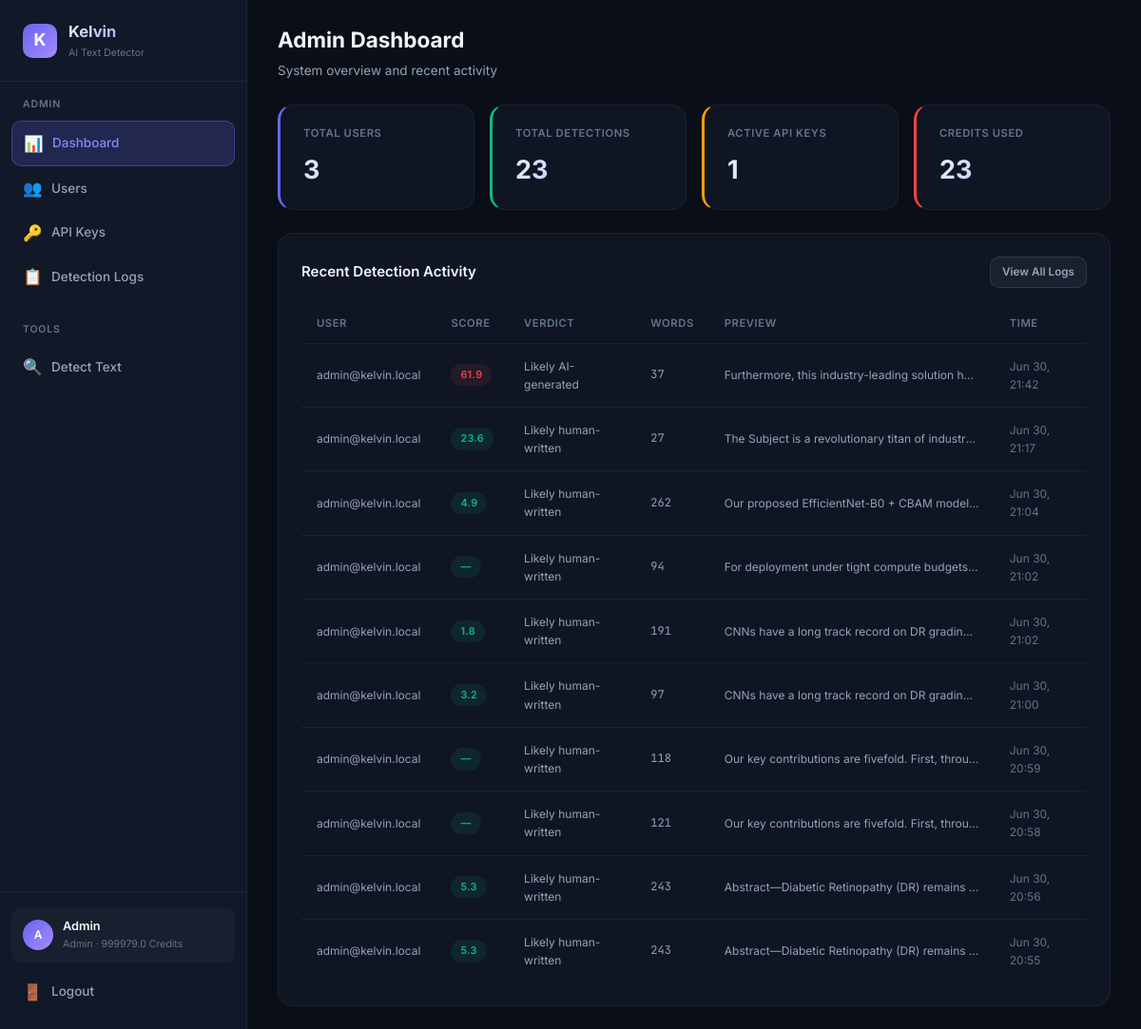
The app's page /admin/dashboard (signed in), older data.
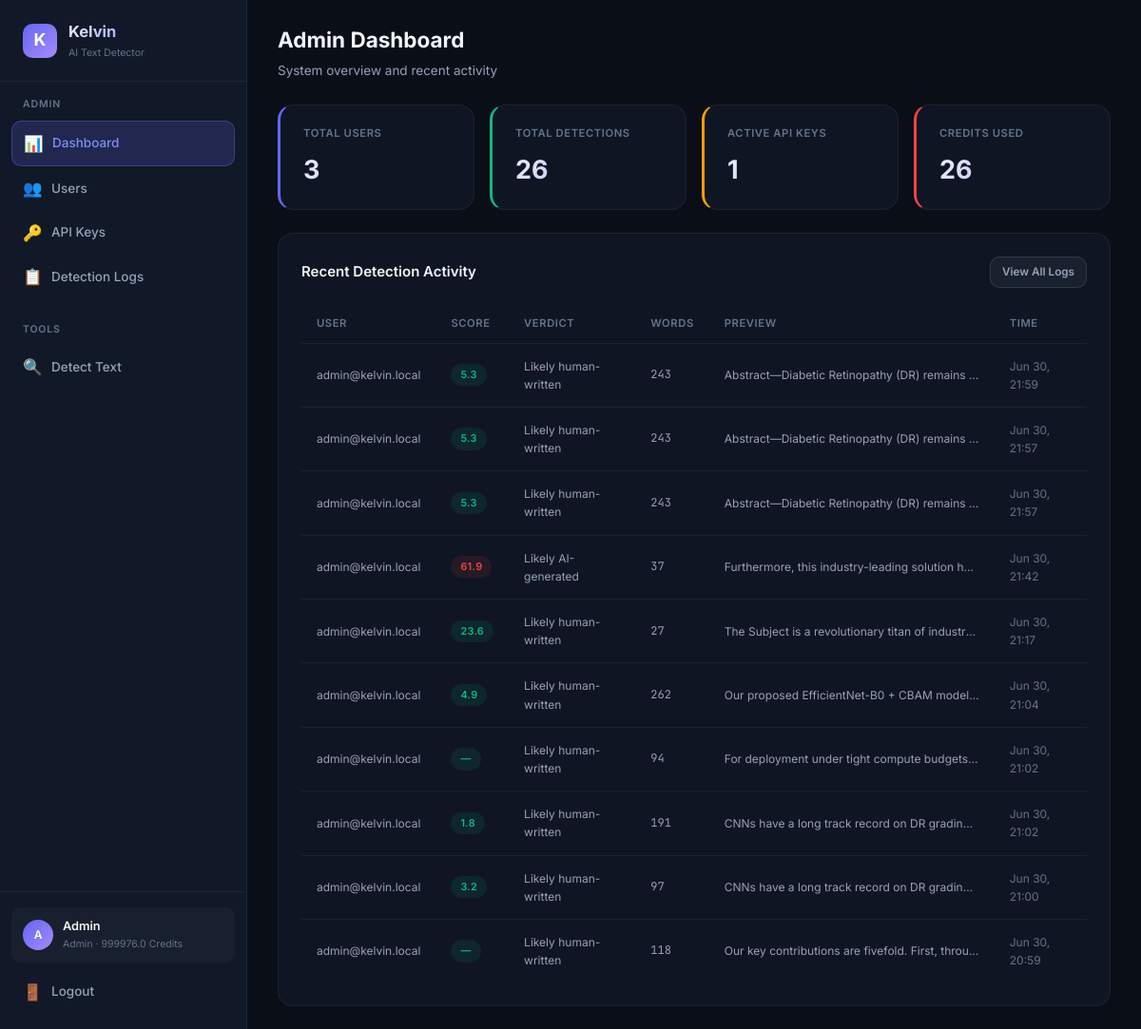
The same page, newer data.
### database.py (models this page shows, shortened)
class User(Base):
    __tablename__ = "users"
    id = Column(Integer, primary_key=True, autoincrement=True)
    email = Column(String(255), unique=True, nullable=False, index=True)
    password_hash = Column(String(255), nullable=False)
    display_name = Column(String(100), nullable=False)
    role = Column(String(20), nullable=False, default="user")  # "admin" or "user"
    balance = Column(Float, nullable=False, default=100.0)
    is_active = Column(Boolean, nullable=False, default=True)
    created_at = Column(DateTime, nullable=False, default=datetime.utcnow)
    api_keys = relationship("APIKeyRecord", back_populates="user", lazy="dynamic")
    detection_logs = relationship("DetectionLog", back_populates="user", lazy="dynamic")
    transactions = relationship("BalanceTransaction", back_populates="user", lazy="dynamic")

class DetectionLog(Base):
    __tablename__ = "detection_logs"
    id = Column(Integer, primary_key=True, autoincrement=True)
    user_id = Column(Integer, ForeignKey("users.id"), nullable=False, index=True)
    api_key_id = Column(Integer, ForeignKey("api_keys.id"), nullable=True)
    input_text = Column(Text, nullable=False)
    output_json = Column(Text, nullable=False)  # JSON string
    score = Column(Float, nullable=True)
    verdict = Column(String(50), nullable=True)
    model_used = Column(String(30), nullable=True)
    cost = Column(Float, nullable=False, default=1.0)
    word_count = Column(Integer, nullable=True)
    ip_address = Column(String(45), nullable=True)
    created_at = Column(DateTime, nullable=False, default=datetime.utcnow)
    user = relationship("User", back_populates="detection_logs")
    api_key = relationship("APIKeyRecord", back_populates="detection_logs")
    __table_args__ = (
        Index("idx_logs_user_created", "user_id", "created_at"),
    )

### detect-ai.py (the view)
@app.get("/admin/dashboard", response_class=HTMLResponse)
async def admin_dashboard(request: Request, db: Session = Depends(get_db_session)):
    _require_admin_web(request, db)
    total_users = db.query(func.count(User.id)).scalar()
    total_requests = db.query(func.count(DetectionLog.id)).scalar()
    active_keys = db.query(func.count(APIKeyRecord.id)).filter(APIKeyRecord.is_revoked == False).scalar()
    total_credits = db.query(func.sum(DetectionLog.cost)).scalar() or 0
    recent_logs = db.query(DetectionLog).order_by(desc(DetectionLog.created_at)).limit(10).all()
    for log in recent_logs:
        u = db.query(User).filter(User.id == log.user_id).first()
        log.user_email = u.email if u else "unknown"
    return _render(request, db, "admin/dashboard.html", total_users=total_users, total_requests=total_requests, active_keys=active_keys, total_credits=total_credits, recent_logs=recent_logs)

### templates/admin/dashboard.html (shortened to what this page needs)
{% extends "base.html" %}
{% set active_page = 'admin-dashboard' %}
{% block page_header %}
<div class="page-header">
    <h2>Admin Dashboard</h2>
    <p>System overview and recent activity</p>
</div>
{% endblock %}
{% block content %}
<div class="stats-grid">
    <div class="stat-card accent">
        <div class="stat-label">Total Users</div>
        <div class="stat-value">{{ total_users }}</div>
    </div>
    <div class="stat-card green">
        <div class="stat-label">Total Detections</div>
        <div class="stat-value">{{ total_requests }}</div>
    </div>
    <div class="stat-card yellow">
        <div class="stat-label">Active API Keys</div>
        <div class="stat-value">{{ active_keys }}</div>
    </div>
    <div class="stat-card red">
        <div class="stat-label">Credits Used</div>
        <div class="stat-value">{{ total_credits | round(0) | int }}</div>
    </div>
</div>
<div class="card">
    <div class="card-header">
        <h3>Recent Detection Activity</h3>
        <a href="/admin/logs" class="btn btn-secondary btn-sm">View All Logs</a>
    </div>
    {% if recent_logs %}
    <div class="table-container">
        <table>
            <thead>
                <tr>
                    <th>User</th>
                    <th>Score</th>
                    <th>Verdict</th>
                    <th>Words</th>
                    <th>Preview</th>
                    <th>Time</th>
                </tr>
            </thead>
            <tbody>
                {% for log in recent_logs %}
                <tr>
                    <td class="text-sm">{{ log.user_email }}</td>
                    <td>
                        <span class="badge {% if log.score and log.score >= 60 %}badge-red{% elif log.score and log.score >= 30 %}badge-yellow{% else %}badge-green{% endif %}">
                            {{ log.score | round(1) if log.score else '—' }}
                        </span>
                    </td>
                    <td class="text-sm">{{ log.verdict or '—' }}</td>
                    <td class="text-mono text-sm">{{ log.word_count or '—' }}</td>
                    <td class="truncate text-sm">{{ log.input_text[:60] }}{% if log.input_text|length > 60 %}...{% endif %}</td>
                    <td class="text-sm text-muted">{{ log.created_at.strftime('%b %d, %H:%M') if log.created_at else '—' }}</td>
                </tr>
                {% endfor %}
            </tbody>
        </table>
    </div>
    {% else %}
    <div class="empty-state">
        <div class="empty-icon">📊</div>
        <h3>No activity yet</h3>
    </div>
    {% endif %}
</div>
{% endblock %}

### templates/base.html (shortened to what this page needs)
<!DOCTYPE html>
<html lang="en">
<head>
    <link rel="stylesheet" href="/static/css/style.css?v=6">
</head>
<body>
    {% block body %}
    <div class="app-layout">
        <aside class="sidebar">
            <div class="sidebar-brand">
                <div class="brand-icon">K</div>
                <div>
                    <h1>Kelvin</h1>
                    <div class="brand-version">AI Text Detector</div>
                </div>
            </div>
            <nav class="sidebar-nav">
                {% if user and user.role == 'admin' %}
                <div class="nav-section">
                    <div class="nav-section-title">Admin</div>
                    <a href="/admin/dashboard" class="nav-link {% if active_page == 'admin-dashboard' %}active{% endif %}">
                        <span class="nav-icon">📊</span> Dashboard
                    </a>
                    <a href="/admin/users" class="nav-link {% if active_page == 'admin-users' %}active{% endif %}">
                        <span class="nav-icon">👥</span> Users
                    </a>
                    <a href="/admin/keys" class="nav-link {% if active_page == 'admin-keys' %}active{% endif %}">
                        <span class="nav-icon">🔑</span> API Keys
                    </a>
                    <a href="/admin/logs" class="nav-link {% if active_page == 'admin-logs' %}active{% endif %}">
                        <span class="nav-icon">📋</span> Detection Logs
                    </a>
                </div>
                <div class="nav-section">
                    <div class="nav-section-title">Tools</div>
                    <a href="/dashboard/detect" class="nav-link {% if active_page == 'detect' %}active{% endif %}">
                        <span class="nav-icon">🔍</span> Detect Text
                    </a>
                </div>
                {% endif %}
            </nav>
            {% if user %}
            <div class="sidebar-footer">
                <div class="sidebar-user">
                    <div class="user-avatar">{{ user.display_name[0] | upper }}</div>
                    <div class="user-info">
                        <div class="user-name">{{ user.display_name }}</div>
                        <div class="user-role">{{ user.role }} · {{ user.balance | round(1) }} credits</div>
                    </div>
                </div>
                <a href="/logout" class="nav-link" style="margin-top: 8px;">
                    <span class="nav-icon">🚪</span> Logout
                </a>
            </div>
            {% endif %}
        </aside>
        <main class="main-content">
            {% block page_header %}{% endblock %}
            <div class="page-body">
                {% block content %}{% endblock %}
            </div>
        </main>
    </div>
    {% endblock %}
</body>
</html>

Row changes from the older to the newer data that the page shows:
no longer on this page (row unchanged): DetectionLog: user_email "admin@kelvin.local", score "—", verdict "Likely human-written", word_count "121", input_text "Our key contributions are fivefold. First, throu…", created_at "Jun 30, 20:58"
no longer on this page (row unchanged): DetectionLog: user_email "admin@kelvin.local", score "5.3", verdict "Likely human-written", word_count "243", input_text "Abstract—Diabetic Retinopathy (DR) remains…", created_at "Jun 30, 20:56"
no longer on this page (row unchanged): DetectionLog: user_email "admin@kelvin.local", score "5.3", verdict "Likely human-written", word_count "243", input_text "Abstract—Diabetic Retinopathy (DR) remains…", created_at "Jun 30, 20:55"
changed User "Admin": balance "999979.0" → "999976.0"
added DetectionLog: user_email "admin@kelvin.local", score "5.3", verdict "Likely human-written", word_count "243", input_text "Abstract—Diabetic Retinopathy (DR) remains…", created_at "Jun 30, 21:59"
added DetectionLog: user_email "admin@kelvin.local", score "5.3", verdict "Likely human-written", word_count "243", input_text "Abstract—Diabetic Retinopathy (DR) remains…", created_at "Jun 30, 21:57"
added DetectionLog: user_email "admin@kelvin.local", score "5.3", verdict "Likely human-written", word_count "243", input_text "Abstract—Diabetic Retinopathy (DR) remains…", created_at "Jun 30, 21:57"
Text that changed along with them:
{{ total_requests }}: "23" → "26"
{{ total_credits | round(0) | int }}: "23" → "26"
